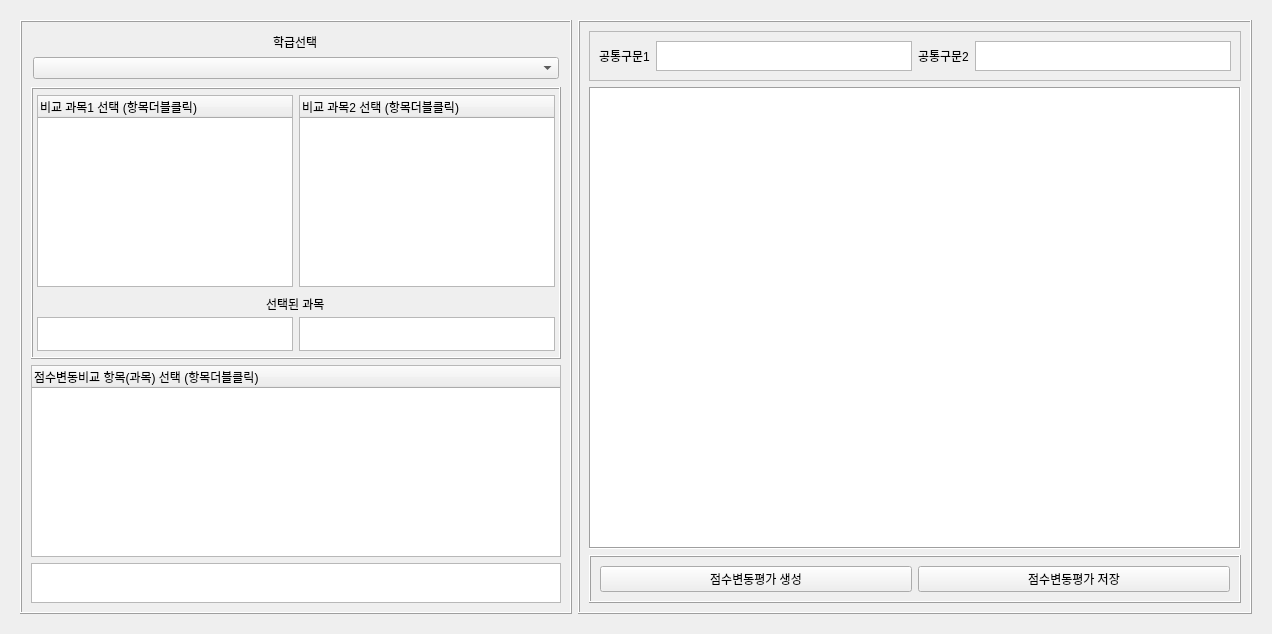
      <widget class="QWidget" name="tab_2">
       <attribute name="title">
        <string>점수변동비교</string>
       </attribute>
       <layout class="QVBoxLayout" name="verticalLayout_8">
        <item>
         <widget class="QFrame" name="frame_22">
          <property name="frameShape">
           <enum>QFrame::NoFrame</enum>
          </property>
          <property name="frameShadow">
           <enum>QFrame::Raised</enum>
          </property>
          <layout class="QHBoxLayout" name="horizontalLayout_29">
           <item>
            <widget class="QFrame" name="frame_24">
             <property name="frameShape">
              <enum>QFrame::Box</enum>
             </property>
             <property name="frameShadow">
              <enum>QFrame::Raised</enum>
             </property>
             <layout class="QVBoxLayout" name="verticalLayout_9">
              <item>
               <widget class="QFrame" name="frame_38">
                <property name="frameShape">
                 <enum>QFrame::NoFrame</enum>
                </property>
                <property name="frameShadow">
                 <enum>QFrame::Raised</enum>
                </property>
                <layout class="QVBoxLayout" name="verticalLayout_21">
                 <property name="leftMargin">
                  <number>2</number>
                 </property>
                 <property name="topMargin">
                  <number>2</number>
                 </property>
                 <property name="rightMargin">
                  <number>2</number>
                 </property>
                 <property name="bottomMargin">
                  <number>2</number>
                 </property>
                 <item alignment="Qt::AlignHCenter">
                  <widget class="QLabel" name="label_4">
                   <property name="text">
                    <string>학급선택</string>
                   </property>
                  </widget>
                 </item>
                 <item>
                  <widget class="QComboBox" name="scoreChangeClassList"/>
                 </item>
                </layout>
               </widget>
              </item>
              <item>
               <widget class="QFrame" name="frame_39">
                <property name="frameShape">
                 <enum>QFrame::Box</enum>
                </property>
                <property name="frameShadow">
                 <enum>QFrame::Raised</enum>
                </property>
                <layout class="QVBoxLayout" name="verticalLayout_23">
                 <property name="spacing">
                  <number>0</number>
                 </property>
                 <property name="leftMargin">
                  <number>2</number>
                 </property>
                 <property name="topMargin">
                  <number>2</number>
                 </property>
                 <property name="rightMargin">
                  <number>2</number>
                 </property>
                 <property name="bottomMargin">
                  <number>4</number>
                 </property>
                 <item>
                  <widget class="QFrame" name="frame_35">
                   <property name="frameShape">
                    <enum>QFrame::NoFrame</enum>
                   </property>
                   <property name="frameShadow">
                    <enum>QFrame::Raised</enum>
                   </property>
                   <layout class="QHBoxLayout" name="horizontalLayout_30">
                    <property name="leftMargin">
                     <number>2</number>
                    </property>
                    <property name="topMargin">
                     <number>4</number>
                    </property>
                    <property name="rightMargin">
                     <number>2</number>
                    </property>
                    <property name="bottomMargin">
                     <number>8</number>
                    </property>
                    <item>
                     <widget class="QTreeWidget" name="compareSubjectLeft">
                      <column>
                       <property name="text">
                        <string>비교 과목1 선택 (항목더블클릭)</string>
                       </property>
                      </column>
                     </widget>
                    </item>
                    <item>
                     <widget class="QTreeWidget" name="compareSubjectRight">
                      <column>
                       <property name="text">
                        <string>비교 과목2 선택 (항목더블클릭)</string>
                       </property>
                      </column>
                     </widget>
                    </item>
                   </layout>
                  </widget>
                 </item>
                 <item alignment="Qt::AlignHCenter">
                  <widget class="QLabel" name="label_11">
                   <property name="text">
                    <string>선택된 과목</string>
                   </property>
                  </widget>
                 </item>
                 <item>
                  <widget class="QFrame" name="frame_36">
                   <property name="maximumSize">
                    <size>
                     <width>16777215</width>
                     <height>40</height>
                    </size>
                   </property>
                   <property name="frameShape">
                    <enum>QFrame::NoFrame</enum>
                   </property>
                   <property name="frameShadow">
                    <enum>QFrame::Raised</enum>
                   </property>
                   <layout class="QHBoxLayout" name="horizontalLayout_17">
                    <property name="leftMargin">
                     <number>2</number>
                    </property>
                    <property name="topMargin">
                     <number>4</number>
                    </property>
                    <property name="rightMargin">
                     <number>2</number>
                    </property>
                    <property name="bottomMargin">
                     <number>2</number>
                    </property>
                    <item>
                     <widget class="QListWidget" name="selectedSubjectLeft">
                      <property name="batchSize">
                       <number>100</number>
                      </property>
                     </widget>
                    </item>
                    <item>
                     <widget class="QListWidget" name="selectedSubjectRight"/>
                    </item>
                   </layout>
                  </widget>
                 </item>
                </layout>
               </widget>
              </item>
              <item>
               <widget class="QTreeWidget" name="scoreChangeSubject">
                <column>
                 <property name="text">
                  <string>점수변동비교 항목(과목) 선택 (항목더블클릭)</string>
                 </property>
                </column>
               </widget>
              </item>
              <item>
               <widget class="QListWidget" name="selectedChangeSubject">
                <property name="maximumSize">
                 <size>
                  <width>16777215</width>
                  <height>40</height>
                 </size>
                </property>
               </widget>
              </item>
             </layout>
            </widget>
           </item>
           <item>
            <widget class="QFrame" name="frame_34">
             <property name="frameShape">
              <enum>QFrame::Box</enum>
             </property>
             <property name="frameShadow">
              <enum>QFrame::Raised</enum>
             </property>
             <layout class="QVBoxLayout" name="verticalLayout_18">
              <item>
               <widget class="QFrame" name="frame_40">
                <property name="maximumSize">
                 <size>
                  <width>16777215</width>
                  <height>50</height>
                 </size>
                </property>
                <property name="frameShape">
                 <enum>QFrame::StyledPanel</enum>
                </property>
                <property name="frameShadow">
                 <enum>QFrame::Raised</enum>
                </property>
                <layout class="QHBoxLayout" name="horizontalLayout_9">
                 <item>
                  <widget class="QLabel" name="label_10">
                   <property name="text">
                    <string>공통구문1</string>
                   </property>
                  </widget>
                 </item>
                 <item>
                  <widget class="QPlainTextEdit" name="commonTextA"/>
                 </item>
                 <item>
                  <widget class="QLabel" name="label_12">
                   <property name="text">
                    <string>공통구문2</string>
                   </property>
                  </widget>
                 </item>
                 <item>
                  <widget class="QPlainTextEdit" name="commonTextB"/>
                 </item>
                </layout>
               </widget>
              </item>
              <item>
               <widget class="QTableWidget" name="scoreChangeWidget">
                <property name="frameShape">
                 <enum>QFrame::Box</enum>
                </property>
               </widget>
              </item>
              <item>
               <widget class="QFrame" name="frame_37">
                <property name="frameShape">
                 <enum>QFrame::Box</enum>
                </property>
                <property name="frameShadow">
                 <enum>QFrame::Raised</enum>
                </property>
                <layout class="QHBoxLayout" name="horizontalLayout_31">
                 <item>
                  <widget class="QPushButton" name="scoreChangeAssesBtn">
                   <property name="text">
                    <string>점수변동평가 생성</string>
                   </property>
                  </widget>
                 </item>
                 <item>
                  <widget class="QPushButton" name="scoreChangeSaveBtn">
                   <property name="text">
                    <string>점수변동평가 저장</string>
                   </property>
                  </widget>
                 </item>
                </layout>
               </widget>
              </item>
             </layout>
            </widget>
           </item>
          </layout>
         </widget>
        </item>
       </layout>
      </widget>
